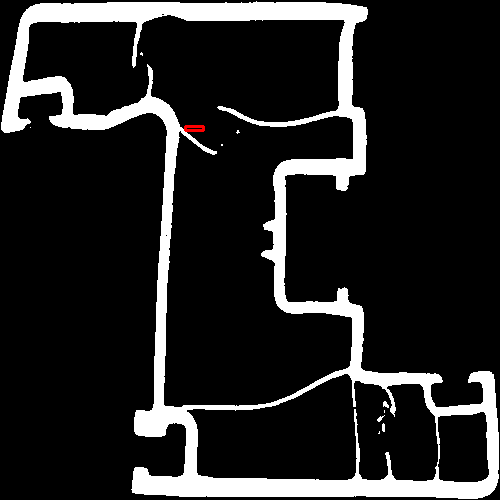
#> input picture detection/detection_2024-01-23_19-39-08.png, 500 x 500 px
$ python -i erpenv1.py   (imports and definitions only)   (older library calls are emulated)
#> lines starting #> are read from the running program, lines starting #| are printed output that depends on the picture; after the words box and inside, x2 and y2 are one past the last pixel; in counts of white or black regions, pixels touching at a corner belong together
import cv2
import numpy as np
from pathlib import Path
import sys
import os
import time
from skimage.metrics import structural_similarity as ssim
from PIL import Image, ImageDraw, ImageChops
from datetime import datetime
import random

# Global paths
PREPROCESSED_DIR = "C:/erpen/ErpenAPI/preprocessed"
DETECTION_DIR = "C:/erpen/ErpenAPI/detection"
#PREPROCESSED_DIR = "C:/Users/Lenovo/Desktop/ErpenAPIv7/preprocessed"
#DETECTION_DIR = "C:/Users/Lenovo/Desktop/ErpenAPIv7/detection"
def ensure_directory_exists(directory):
    if not os.path.exists(directory):
        os.makedirs(directory)

def process_image(image_path):
    try:
        img = cv2.imread(image_path, cv2.IMREAD_GRAYSCALE)
#> img: shape (500, 500); min 0, max 255, mean 36.1
        if img is None:
            print("Image not found or format is not supported.")
            return [None] * 4
        img = cv2.resize(img, (1200, 800))
#> img: shape (800, 1200)
        edges = cv2.Canny(img, 50, 150)
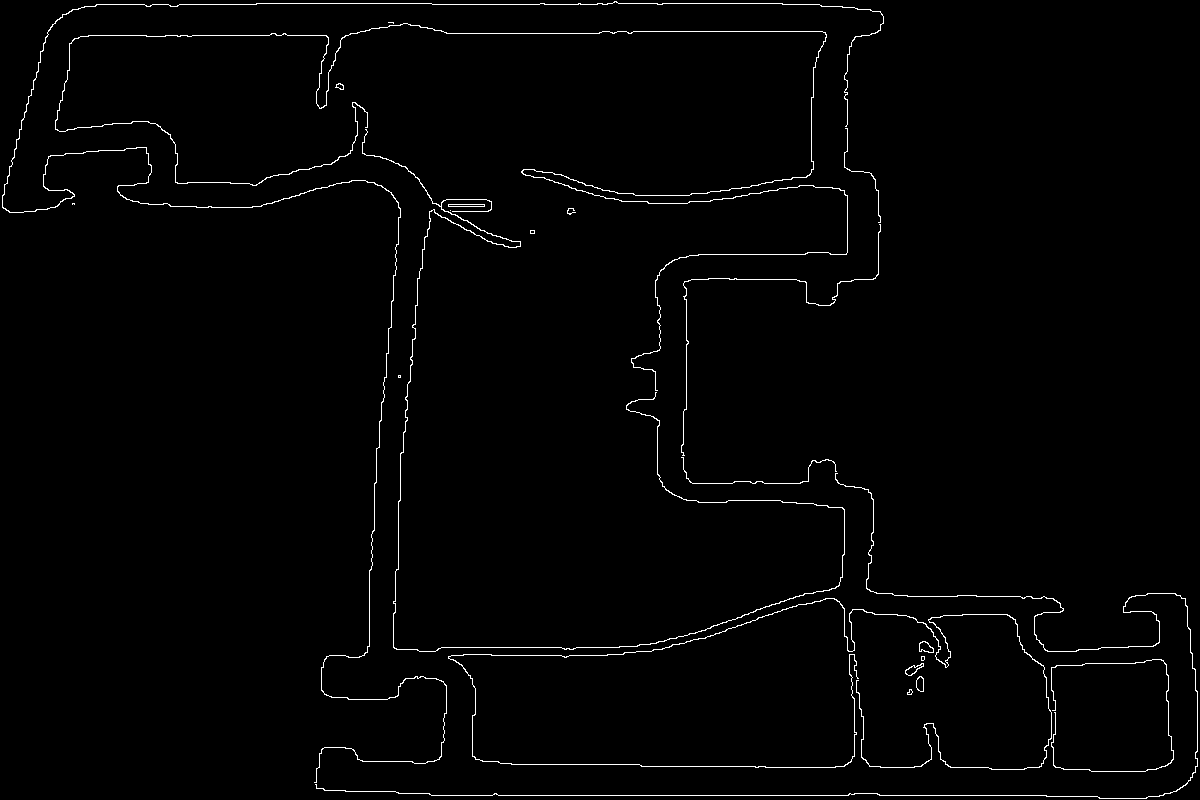
#> edges: shape (800, 1200); 1.4% white in thin lines or dots
        kernel = np.ones((5, 5), np.uint8)
        dilated = cv2.dilate(edges, kernel, iterations=1)
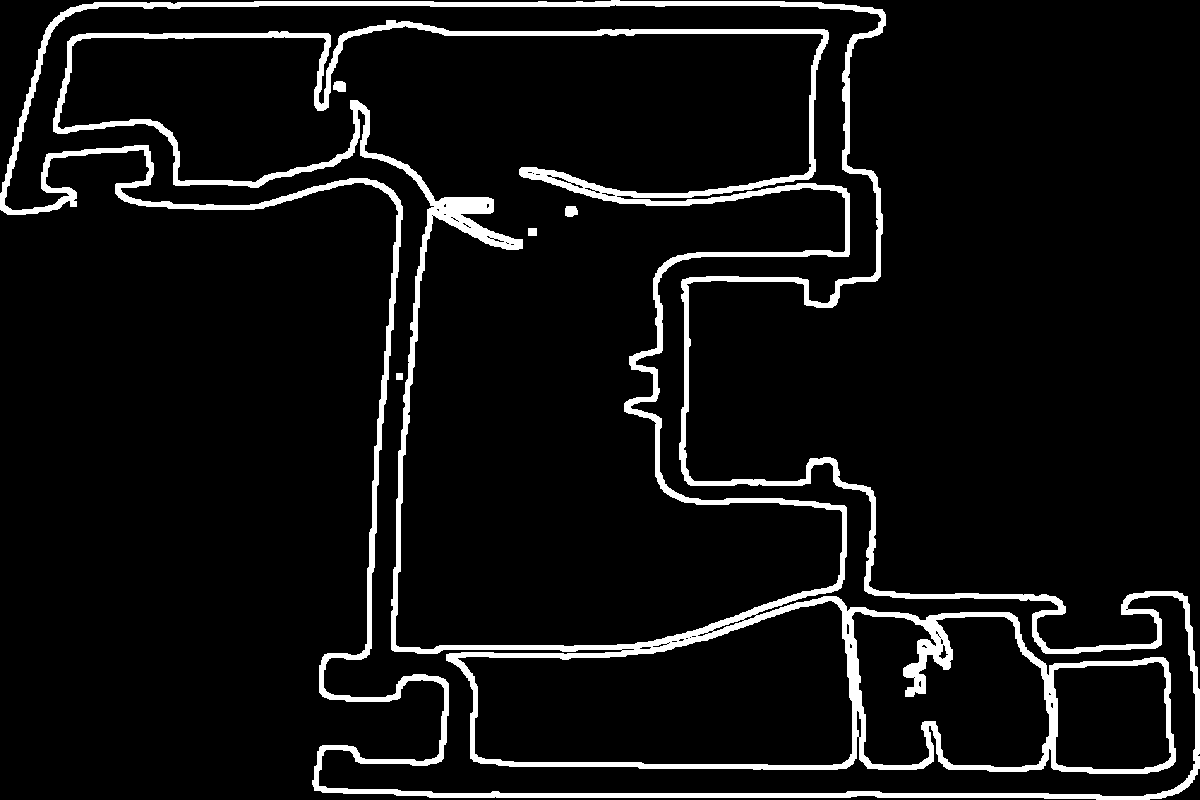
#> dilated: shape (800, 1200); 7.1% white; 6 white regions, box (x1, y1, x2, y2) and area: (53, 20, 1176, 774) 38665, (0, 0, 1200, 800) 28690, (333, 81, 346, 92) 124, (565, 206, 578, 217) 124, (528, 228, 537, 236) 72, (396, 373, 403, 380) 49
        eroded = cv2.erode(dilated, kernel, iterations=1)
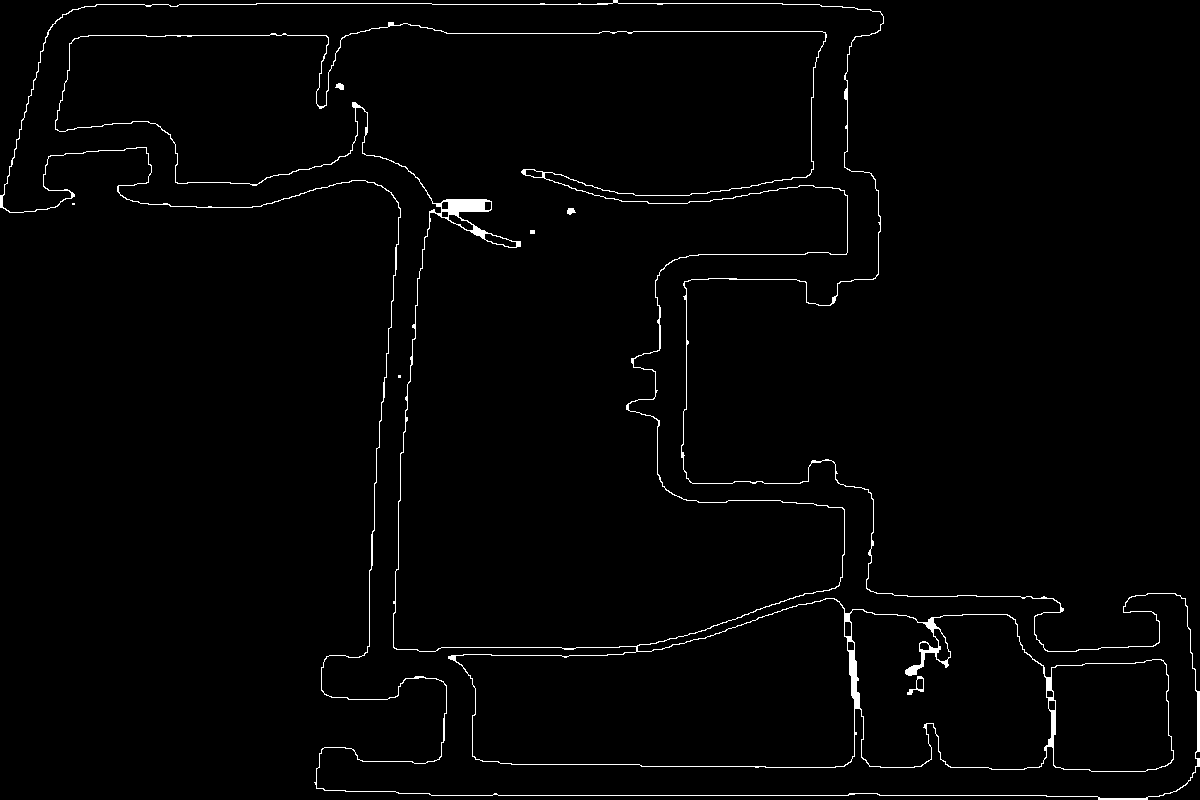
#> eroded: shape (800, 1200); 1.6% white in thin lines or dots
        contours, _ = cv2.findContours(eroded, cv2.RETR_EXTERNAL, cv2.CHAIN_APPROX_SIMPLE)
#> contours = 2 contours, 1 with area under 20; largest, box (x1, y1, x2, y2) and area: (0, 0, 1200, 800) 472186
        if not contours:
            print("urun tespit edilemedi")
            return [None] * 4
        max_contour = max(contours, key=cv2.contourArea)
#> max_contour = contour of 858 points, box (x1, y1, x2, y2) (0, 0, 1200, 800), area 472186
        x, y, w, h = cv2.boundingRect(max_contour)
#> x = 0; y = 0; w = 1200; h = 800
        cropped_contour = img[y:y + h, x:x + w]
        black_background = np.zeros((h, w), dtype=np.uint8)
        black_background[0:h, 0:w] = cropped_contour
        _, thresholded_image = cv2.threshold(black_background, 128, 255, cv2.THRESH_BINARY + cv2.THRESH_OTSU)
#> thresholded_image: shape (800, 1200); 14.1% white; 10 white regions (4 under 20 px), largest, box (x1, y1, x2, y2) and area: (2, 2, 1198, 798) 135379, (919, 642, 934, 653) 107, (917, 677, 924, 691) 89, (905, 664, 924, 675) 87, (567, 208, 575, 214) 32, (336, 83, 343, 89) 27
        cropped_profile = cv2.dilate(thresholded_image, kernel, iterations=1)
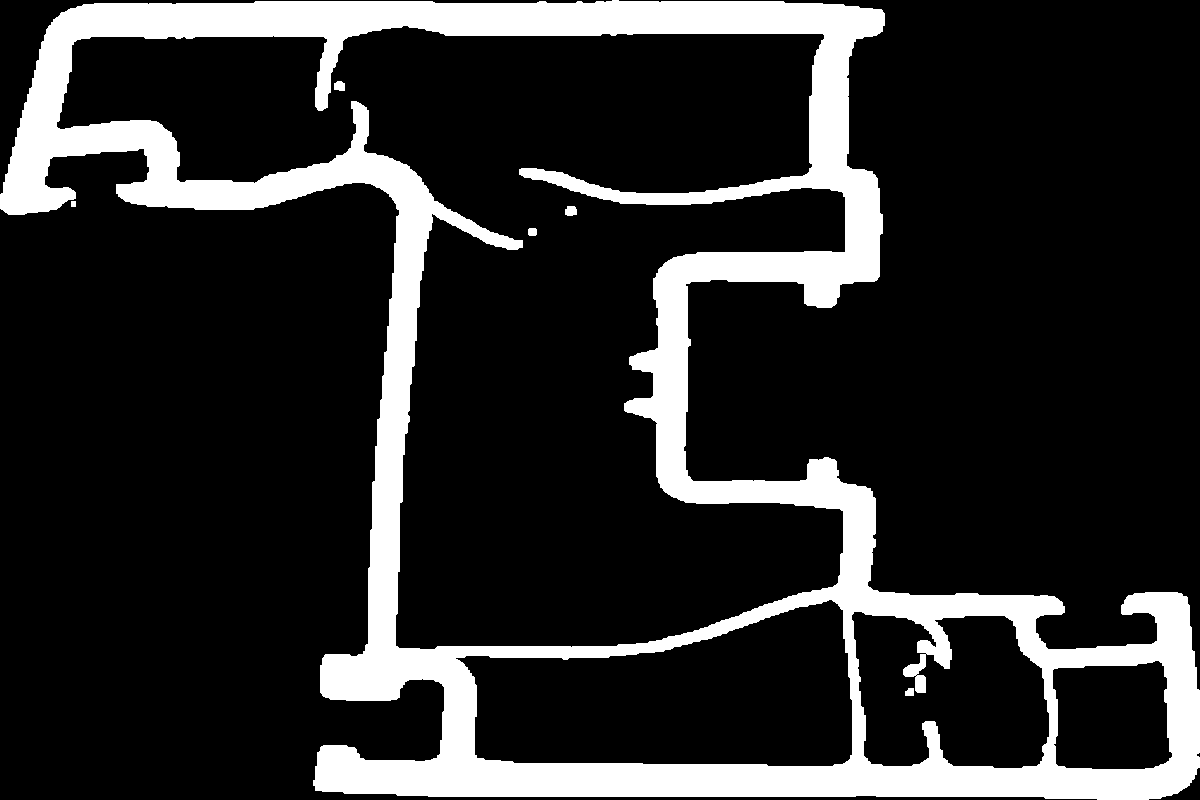
#> cropped_profile: shape (800, 1200); 17% white; 6 white regions, box (x1, y1, x2, y2) and area: (0, 0, 1200, 800) 162463, (565, 206, 577, 216) 104, (334, 81, 345, 91) 95, (528, 228, 537, 236) 68, (905, 688, 914, 696) 64, (71, 201, 76, 207) 30
        processed_img = cv2.resize(cropped_profile, (256, 256), interpolation=cv2.INTER_AREA)

        # Oluşturulacak resimler
        flip_x = cv2.flip(processed_img, 0)  # X ekseninde döndür
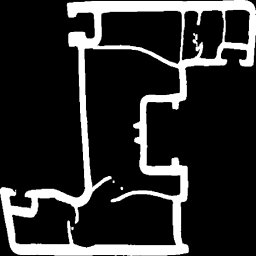
#> flip_x: shape (256, 256); min 0, max 255, mean 43.2
        flip_y = cv2.flip(processed_img, 1)  # Y ekseninde döndür
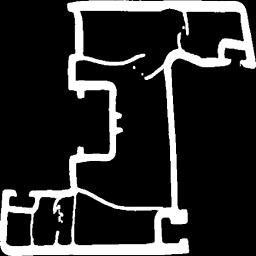
#> flip_y: shape (256, 256); min 0, max 255, mean 43.2
        flip_xy = cv2.flip(flip_x, 1)        # İlk X sonra Y
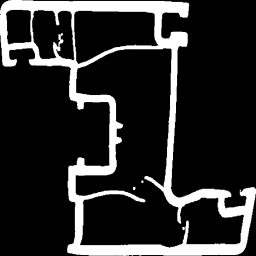
#> flip_xy: shape (256, 256); min 0, max 255, mean 43.2

        return [processed_img, flip_x, flip_y, flip_xy]
    except Exception as e:
        print("not_found")
        return [None] * 4


# [30 lines left out: functions preprocess_and_save_image, add_new_model, not called in this run]

def feature_matching_with_preprocessing(test_image_path):
    processed_images = process_image(test_image_path)
#> processed_images = 4 items
    if processed_images[0] is None:
        print("not_found")
        return []
    start_time = time.time()

    test_image = np.array(processed_images[0])

    max_ssim = 0
    best_match_path = None
    for preprocessed_image_path in Path(PREPROCESSED_DIR).glob('*.png'):
        preprocessed_image = np.array(Image.open(str(preprocessed_image_path)))

        if preprocessed_image.shape == test_image.shape:
            current_ssim = ssim(preprocessed_image, test_image, multichannel=False)
            if current_ssim > max_ssim:
                max_ssim = current_ssim
                best_match_path = str(preprocessed_image_path)

    if best_match_path:

        base_img = cv2.imread(best_match_path, cv2.IMREAD_GRAYSCALE)

        test_img = test_image # Düzeltme burada yapıldı

        test_img_color = cv2.cvtColor(test_img, cv2.COLOR_GRAY2BGR)

        base_img_pil = Image.fromarray(base_img)
        test_img_pil = Image.fromarray(test_img)


        diff = ImageChops.difference(base_img_pil, test_img_pil)
        diff_array = np.array(diff)

        kernel = np.ones((5,5),np.uint8)
        erosion = cv2.erode(diff_array,kernel,iterations = 1)
        #cv2.imshow("erosion",erosion)
        # Erozyon işleminden sonra görüntüye bulanıklık uygula
        blurred = cv2.GaussianBlur(erosion, (5, 5), 0)
        #cv2.imshow("blur",blurred)
        #cv2.waitKey(0)
        #cv2.destroyAllWindows()
        # Konturları bul
        contours, _ = cv2.findContours(blurred, cv2.RETR_EXTERNAL, cv2.CHAIN_APPROX_SIMPLE)

        # Test resmi üzerine kırmızı dikdörtgenler çiz

        for contour in contours:
            # Konturun alanını hesapla
            area = cv2.contourArea(contour)
            # Küçük alanları yok say
            if area < 50:  # 100, eşik değeri olarak seçildi, ihtiyaca göre ayarlanabilir
                continue

            x, y, w, h = cv2.boundingRect(contour)
            if x > 5 and y > 5 and (x+w) < (test_img_color.shape[1] - 5) and (y+h) < (test_img_color.shape[0] - 5):
                cv2.rectangle(test_img_color, (x, y), (x+w, y+h), (0, 0, 255), 2)

        # Sonucu kaydet
        #cv2.imwrite(r"C:\Users\Lenovo\Desktop\ErpenAPIv7\deneme\dosya.png", test_img_color)


        # Generate a unique file name using the current date and time
        current_time = datetime.now().strftime("%Y-%m-%d_%H-%M-%S")
        output_file_name = f"detection_{current_time}.png"
        output_path = os.path.join(DETECTION_DIR, output_file_name)

        # Save the image with rectangles
        cv2.imwrite(output_path, test_img_color)
        print(f"{output_path}|")

        model_name = Path(best_match_path).stem.split('-')[0]
        random_error = random.uniform(0, 1)
        error_percentage = (1 - max_ssim) * 100 + random_error
        end_time = time.time()
        print(f"{error_percentage:.2f}|")
        print(f"{end_time - start_time:.2f} saniye|")
    else:
        print("Uygun eşleşme bulunamadı.")
        end_time = time.time()
        print(f"Süre: {end_time - start_time:.2f} saniye")


    return [(model_name, 100-error_percentage)] if best_match_path else []


# [51 lines left out: functions synchronize_models, main, not called in this run]

# [2 lines not run here, left out]

>>> result = feature_matching_with_preprocessing('../detection/detection_2024-01-23_19-39-08.png')
